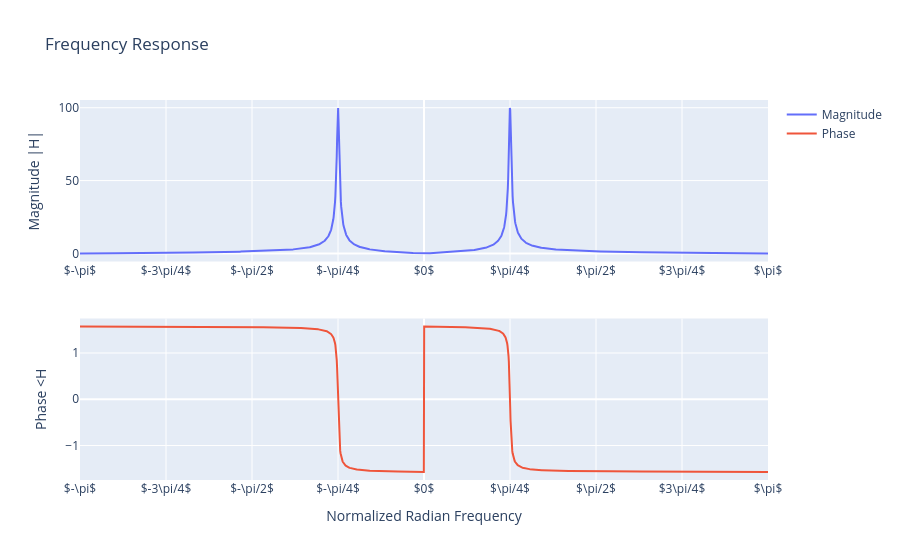

The notebook cell this image was saved under:
### Markdown cell above
2.3 Plot the frequency response of the filter. Confirm this is a band-pass filter. What's the central frequency of the passband?

### Code cell
w = np.linspace(-np.pi, np.pi, 2000)
z = np.exp(1j * w)
H = (1 - z**(-2)) / (1 - 2*r*np.cos(wn)*z**(-1) + r**2 * z**(-2))

plot_frequency_response(w, H)

### Figure 1 — Plotly figure (JSON) as saved in the notebook; plotly's stock layout.template omitted (floating-point values rounded to 4 significant figures; data arrays with more than 128 entries replaced by an {"elided": "..."} marker saying what was removed)
{"data": [{"name": "Magnitude", "type": "scatter", "x": {"elided": "2000 float values"}, "xaxis": "x", "y": {"elided": "2000 float values"}, "yaxis": "y"}, {"name": "Phase", "type": "scatter", "x": {"elided": "2000 float values"}, "xaxis": "x2", "y": {"elided": "2000 float values"}, "yaxis": "y2"}], "layout": {"title": {"text": "Frequency Response"}, "xaxis": {"anchor": "y", "domain": [0, 1], "tickmode": "array", "ticktext": ["$-\\pi$", "$-3\\pi/4$", "$-\\pi/2$", "$-\\pi/4$", "$0$", "$\\pi/4$", "$\\pi/2$", "$3\\pi/4$", "$\\pi$"], "tickvals": [-3.142, -2.356, -1.571, -0.7854, 0, 0.7854, 1.571, 2.356, 3.142]}, "xaxis2": {"anchor": "y2", "domain": [0, 1], "tickmode": "array", "ticktext": ["$-\\pi$", "$-3\\pi/4$", "$-\\pi/2$", "$-\\pi/4$", "$0$", "$\\pi/4$", "$\\pi/2$", "$3\\pi/4$", "$\\pi$"], "tickvals": [-3.142, -2.356, -1.571, -0.7854, 0, 0.7854, 1.571, 2.356, 3.142], "title": {"text": "Normalized Radian Frequency"}}, "yaxis": {"anchor": "x", "domain": [0.575, 1], "title": {"text": "Magnitude |H|"}}, "yaxis2": {"anchor": "x2", "domain": [0, 0.425], "title": {"text": "Phase <H"}}}}
